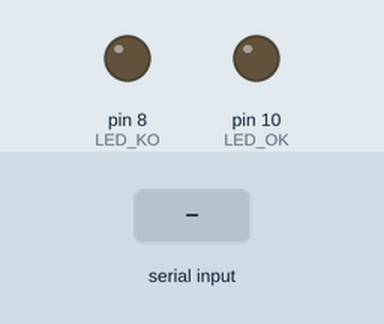
Bench run of a sketch on a simulated Arduino Uno, built with avr-gcc and run on an emulated ATmega328P. Parts: output pins drawn as LEDs (lit = HIGH). Dashed ring = blinking. The test bench sets the inputs (shaded band).

Above: at 1.2 s.
1.3 s: "OK\n" received over Serial
At 2.2 s:
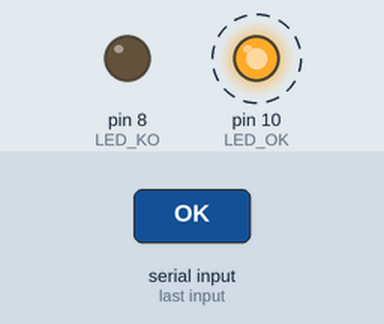
4.3 s: "KO\n" received over Serial
At 4.6 s:
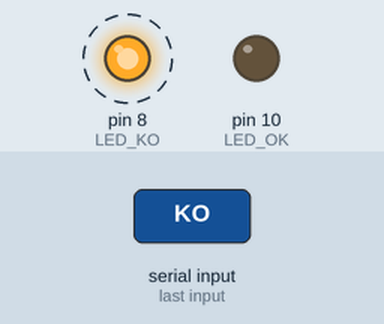
7.3 s: "1\n" received over Serial
At 7.3 s:
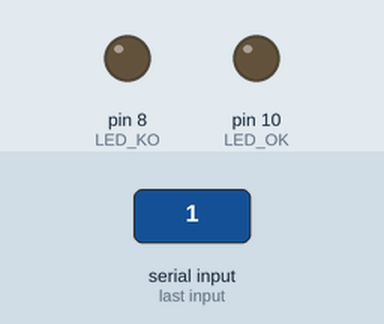
Timing chart, 0 to 10.3 s (numbered marks = the images above; inputs shaded):
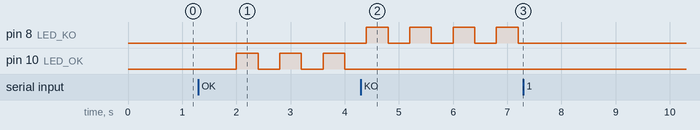

The sketch:

arduino_textile_led.ino
```cpp
#define LED_OK 10
#define LED_KO 8

String incoming = "";

unsigned long previousMillis = 0;
const long interval = 400;   // vitesse du clignotement (ms)
bool ledState = false;

void setup() {
  pinMode(LED_OK, OUTPUT);
  pinMode(LED_KO, OUTPUT);

  digitalWrite(LED_OK, LOW);
  digitalWrite(LED_KO, LOW);

  Serial.begin(9600);
}

void loop() {
  //  Lecture série
  if (Serial.available()) {
    incoming = Serial.readStringUntil('\n');
    incoming.trim();
  }

  // Gestion clignotement
  unsigned long currentMillis = millis();

  if (currentMillis - previousMillis >= interval) {
    previousMillis = currentMillis;
    ledState = !ledState;

    if (incoming == "OK") {
      digitalWrite(LED_OK, ledState);
      digitalWrite(LED_KO, LOW);
    }
    else if (incoming == "KO") {
      digitalWrite(LED_OK, LOW);
      digitalWrite(LED_KO, ledState);
    }
  }
}
```

Measured:
- after the input at 1.3 s, pin 10 (LED_OK): alternates HIGH for 0.40 s and LOW for 0.40 s, starting after 0.70 s
- after the input at 4.3 s, pin 8 (LED_KO): alternates HIGH for 0.40 s and LOW for 0.40 s, starting after 0.10 s; pin 10 (LED_OK): stops changing and stays LOW
- after the input at 7.3 s, pin 8 (LED_KO): stops changing and stays LOW
